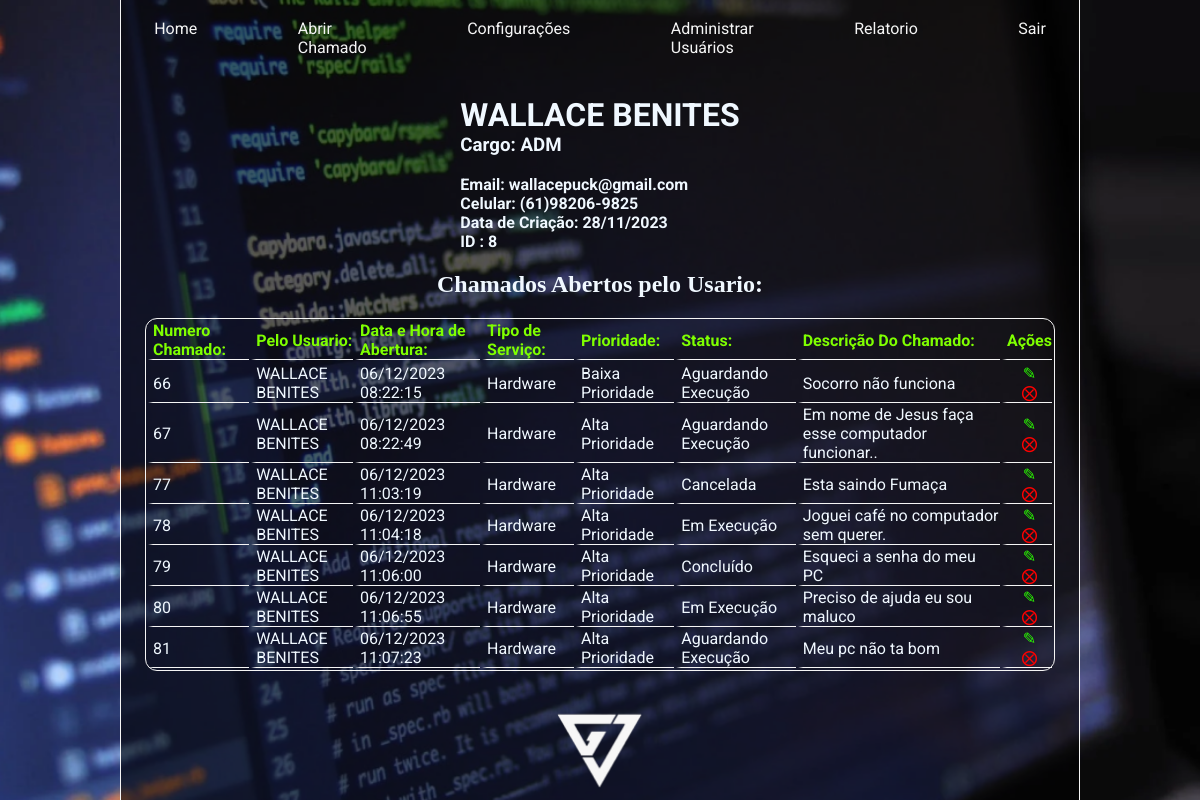
Screenshot of /html/perfil.php (signed in) with the database file from the repository.
### tables this page shows
CREATE TABLE `cargo_autorizacao` (
  `ID_CARGO` int(11) NOT NULL,
  `NOME_CARGO` varchar(50) NOT NULL
);

CREATE TABLE `chamado` (
  `ID_CHAMADO` int(11) NOT NULL,
  `DESCRICAO_DO_CHAMADO` varchar(255) DEFAULT NULL,
  `DATA_DE_ABERTURA` varchar(20) DEFAULT NULL,
  `ID_USUARIO` int(11) DEFAULT NULL,
  `ID_STATUS` int(11) DEFAULT NULL,
  `ID_TIPO_SERVICO` int(11) DEFAULT NULL,
  `ID_PRIORIDADE` int(11) DEFAULT NULL
);

CREATE TABLE `usuario` (
  `ID_USUARIO` int(11) NOT NULL,
  `NOME` varchar(100) DEFAULT NULL,
  `EMAIL` varchar(200) DEFAULT NULL,
  `SENHA` varchar(20) DEFAULT NULL,
  `DATA_DE_CADASTRO` varchar(10) DEFAULT NULL,
  `ID_CARGO` int(11) DEFAULT NULL,
  `TELEFONE` varchar(20) DEFAULT NULL
);

CREATE TABLE `categoria` (
  `ID_TIPO_SERVICO` int(11) NOT NULL,
  `NOME_AREA_SERVICO` varchar(255) DEFAULT NULL
);

CREATE TABLE `prioridade` (
  `ID_PRIORIDADE` int(11) NOT NULL,
  `NOME_PRIORIDADE` varchar(255) DEFAULT NULL
);

CREATE TABLE `status` (
  `ID_STATUS` int(11) NOT NULL,
  `NOME_STATUS` varchar(255) DEFAULT NULL
);

### html/perfil.php (the view, shortened to what this page needs)
<?php
require_once("../php/conexao.php");
$consulta_tabela_chamado = "SELECT * FROM chamado";
$resultado_consulta_tabela_chamado = mysqli_query($conexao, $consulta_tabela_chamado);
$num_rows = mysqli_num_rows($resultado_consulta_tabela_chamado);
?>
<!DOCTYPE html>
<html lang="pt-br">
<head>
    <link rel="stylesheet" href="../styles/style.css">
    <link rel="stylesheet" href="../styles/style.php">
</head>
<body>
<header class="cabecalho">
        <nav class="cabecalho_menu ">
            <a class="cabecalho__menu__link" href="perfil.php"> Home </a>
            <a class="cabecalho__menu__link" href="criar_os.php"> Abrir Chamado </a>
            <?php if ($_SESSION['id_cargo'] == 8) { ?>
                <a class="cabecalho__menu__link" href="categoria.php"> Configurações </a>
                <a class="cabecalho__menu__link" href="administra_usuarios.php"> Administrar Usuários </a>
                <a class="cabecalho__menu__link" href="graficos.php"> Relatorio </a>
            <?php } ?>
            <a class="cabecalho__menu__link" href="../php/logout.php"> Sair </a>
        </nav>
    </header>
    <main class="perfil">
        <div class="conteiner9">
            <div class="pefil_chat_info">
                <h1 class="nome">
                    <?php echo "{$_SESSION['nome']}"; ?>
                </h1>
                <h3 class="cargo">
                    <?php
                    $id_cargo = $_SESSION['id_cargo'];
                    $consultanome_cargo = "SELECT NOME_CARGO FROM cargo_autorizacao WHERE ID_CARGO = $id_cargo";
                    $resultado_consulta_nome_cargo = mysqli_query($conexao, $consultanome_cargo);
                    $nome_cargo = mysqli_fetch_array($resultado_consulta_nome_cargo);
                    echo htmlspecialchars("Cargo: " . $nome_cargo['NOME_CARGO'], ENT_QUOTES, 'UTF-8');
                    ?>
                </h3>
                <br>
                <h4 class="info">
                    <?php echo "Email: {$_SESSION['email']}  "; ?>
                </h4>
                <h4 class="info">
                    <?php echo "Celular: {$_SESSION['telefone']}  "; ?>
                </h4>
                <h4 class="info">
                    <?php echo "Data de Criação: {$_SESSION['data_criacao']}  "; ?>
                </h4>
                <h4 class="info">
                    <?php echo "ID : {$_SESSION['id_usuario']}  "; ?>
                </h4>
            </div>
            <?php if (!$num_rows == 0) { ?>
                <section class="perfil_chamado">
                    <h1> Chamados Abertos pelo Usario: </h1>
                    <table class="perfil_chamado_tabela">
                        <tr class="perfil_chamado_tabela_linha">
                            <td>
                                <h4> Numero Chamado:</h4>
                            </td>
                            <td>
                                <h4> Pelo Usuario:</h4>
                            </td>
                            <td>
                                <h4> Data e Hora de Abertura:</h4>
                            </td>
                            <td>
                                <h4> Tipo de Serviço:</h4>
                            </td>
                            <td>
                                <h4> Prioridade:</h4>
                            </td>
                            <td>
                                <h4> Status:</h4>
                            </td>
                            <td>
                                <h4> Descrição Do Chamado:</h4>
                            </td>
                            <?php if ($_SESSION['id_cargo'] == 8) { ?>
                                <td>
                                    <h4>Ações</h4>
                                </td>
                            <?php } else if ($_SESSION['id_cargo'] == 2) { ?>
                                <td>
                                    <h4>Ações</h4>
                                </td>
                            <?php } ?>
                        <tr>
                            <?php
                            while ($linha_chamado = mysqli_fetch_assoc($resultado_consulta_tabela_chamado)) {
                                $id_categoria = $linha_chamado['ID_TIPO_SERVICO'];
                                $consultanome_categoria = "SELECT NOME_AREA_SERVICO FROM categoria WHERE ID_TIPO_SERVICO = $id_categoria";
                                $resultado_consulta_nome_categoria = mysqli_query($conexao, $consultanome_categoria);
                                $nome_categoria = mysqli_fetch_array($resultado_consulta_nome_categoria);
                                $id_prioridade = $linha_chamado['ID_PRIORIDADE'];
                                $consultanome_prioridade = "SELECT NOME_PRIORIDADE FROM prioridade WHERE ID_PRIORIDADE = $id_prioridade";
                                $resultado_consulta_nome_prioridade = mysqli_query($conexao, $consultanome_prioridade);
                                $nome_prioridade = mysqli_fetch_array($resultado_consulta_nome_prioridade);
                                $id_status = $linha_chamado['ID_STATUS'];
                                $consultanome_status = "SELECT NOME_STATUS FROM status WHERE ID_STATUS = $id_status";
                                $resultado_consulta_nome_status = mysqli_query($conexao, $consultanome_status);
                                $nome_status = mysqli_fetch_array($resultado_consulta_nome_status);
                                $id_usuario = $linha_chamado['ID_USUARIO'];
                                $consultanome_usuario = "SELECT NOME FROM usuario WHERE ID_USUARIO = $id_usuario";
                                $resultado_consulta_nome_usuario = mysqli_query($conexao, $consultanome_usuario);
                                $nome_usuario = mysqli_fetch_array($resultado_consulta_nome_usuario);
                            ?>
                        <tr>
                            <td><?php echo htmlspecialchars($linha_chamado['ID_CHAMADO'], ENT_QUOTES, 'UTF-8');  ?></td>
                            <td><?php echo htmlspecialchars($nome_usuario['NOME'], ENT_QUOTES, 'UTF-8');  ?></td>
                            <td><?php echo htmlspecialchars($linha_chamado['DATA_DE_ABERTURA'], ENT_QUOTES, 'UTF-8');  ?></td>
                            <td><?php echo htmlspecialchars($nome_categoria['NOME_AREA_SERVICO'], ENT_QUOTES, 'UTF-8');  ?></td>
                            <td><?php echo htmlspecialchars($nome_prioridade['NOME_PRIORIDADE'], ENT_QUOTES, 'UTF-8');  ?></td>
                            <td><?php echo htmlspecialchars($nome_status['NOME_STATUS'], ENT_QUOTES, 'UTF-8');  ?></td>
                            <td><?php echo htmlspecialchars($linha_chamado['DESCRICAO_DO_CHAMADO'], ENT_QUOTES, 'UTF-8');  ?></td>
                            <?php if ($_SESSION['id_cargo'] == 8) { ?>
                                <td class="acoes">
                                    <a class="bt_editar" href="../html/criar_os.php?ID_CHAMADO=<?php echo $linha_chamado['ID_CHAMADO']; ?>">✎</a>
                                    <a class="bt_excluir" href="../php/escluir_chamado.php?ID_CHAMADO=<?php echo $linha_chamado['ID_CHAMADO']; ?>">⨂</a>
                                </td>
                            <?php } else if ($_SESSION['id_cargo'] == 2) { ?>
                                <td class="acoes">
                                    <a class="bt_editar" href="../html/criar_os.php?ID_CHAMADO=<?php echo $linha_chamado['ID_CHAMADO']; ?>">✎</a>
                                </td>
                            <?php  } ?>
                        </tr>
                    <?php } ?>
                    </table>
                    <img class="logo_categoria" src="../assets/logo (2).png">
                </section>
            <?php } ?>
        </div>
    </main>
</body>
</html>

### styles/style.css (style rules this page uses)
* { margin: 0; padding: 0; }
:root { --font-principal: 'Roboto', sans-serif; --cor-branca-principal: whitesmoke; --cor-tranparente: rgba(0,0,0,.6); }
body { background-image: url("../assets/imagem_fundo1.png"); background-repeat: no-repeat; background-size: cover; color: aliceblue; display: flex; flex-direction: column; height: 100vh; }
.cabecalho { background-color: rgba(0,0,0,.6); margin: 0% 10%; border-left: 1px solid whitesmoke; border-right: 1px solid whitesmoke; }
.cabecalho_menu { display: flex; gap: 0.5%; justify-content: center; }
.cabecalho__menu__link { color: whitesmoke; padding: 2% 5% ; text-decoration: none; border-bottom: 1px solid rgba(0,0,0,.0); font-family: var(--font-principal); }
.pefil_chat_info { font-family: var(--font-principal); margin: 2% 0% 0% 0%; }
.perfil_chamado { display: flex; flex-direction: column; align-items: center; gap: 20px; }
.perfil_chamado_tabela { margin: auto; border: 1px solid whitesmoke; padding: 0%; border-radius: 12px; width: 95%; font-family: var(--font-principal); font-weight: 400; word-wrap: break-word; }
td { padding: 0% 0%; border-bottom: 1px solid whitesmoke; border-left: 5px solid rgba(0,0,0,.0); word-wrap: break-word; }
.acoes { gap: 25px; border: 0; padding: 0%; border-bottom: 1px solid whitesmoke; border-left: 5px solid rgba(0,0,0,.0); }
.perfil_chamado_tabela_linha { color: chartreuse; }
.logo_categoria { display: flex; flex-direction: column; align-items: center; width: 10%; }
.bt_excluir { text-decoration: none; color: red; display: flex; flex-direction: column; align-items: center; }
.bt_editar { text-decoration: none; color: rgb(43, 255, 0); display: flex; flex-direction: column; align-items: center; }

### rows the page displays
cargo_autorizacao: NOME_CARGO "Cargo: ADM"
chamado: ID_CHAMADO "66", ID_USUARIO.NOME "WALLACE BENITES", DATA_DE_ABERTURA "06/12/2023 08:22:15", ID_TIPO_SERVICO.NOME_AREA_SERVICO "Hardware", ID_PRIORIDADE.NOME_PRIORIDADE "Baixa Prioridade", ID_STATUS.NOME_STATUS "Aguardando Execução", DESCRICAO_DO_CHAMADO "Socorro não funciona"
chamado: ID_CHAMADO "67", ID_USUARIO.NOME "WALLACE BENITES", DATA_DE_ABERTURA "06/12/2023 08:22:49", ID_TIPO_SERVICO.NOME_AREA_SERVICO "Hardware", ID_PRIORIDADE.NOME_PRIORIDADE "Alta Prioridade", ID_STATUS.NOME_STATUS "Aguardando Execução", DESCRICAO_DO_CHAMADO "Em nome de Jesus faça esse computador funcionar.."
chamado: ID_CHAMADO "77", ID_USUARIO.NOME "WALLACE BENITES", DATA_DE_ABERTURA "06/12/2023 11:03:19", ID_TIPO_SERVICO.NOME_AREA_SERVICO "Hardware", ID_PRIORIDADE.NOME_PRIORIDADE "Alta Prioridade", ID_STATUS.NOME_STATUS "Cancelada", DESCRICAO_DO_CHAMADO "Esta saindo Fumaça"
chamado: ID_CHAMADO "78", ID_USUARIO.NOME "WALLACE BENITES", DATA_DE_ABERTURA "06/12/2023 11:04:18", ID_TIPO_SERVICO.NOME_AREA_SERVICO "Hardware", ID_PRIORIDADE.NOME_PRIORIDADE "Alta Prioridade", ID_STATUS.NOME_STATUS "Em Execução", DESCRICAO_DO_CHAMADO "Joguei café no computador sem querer."
chamado: ID_CHAMADO "79", ID_USUARIO.NOME "WALLACE BENITES", DATA_DE_ABERTURA "06/12/2023 11:06:00", ID_TIPO_SERVICO.NOME_AREA_SERVICO "Hardware", ID_PRIORIDADE.NOME_PRIORIDADE "Alta Prioridade", ID_STATUS.NOME_STATUS "Concluído", DESCRICAO_DO_CHAMADO "Esqueci a senha do meu PC"
chamado: ID_CHAMADO "80", ID_USUARIO.NOME "WALLACE BENITES", DATA_DE_ABERTURA "06/12/2023 11:06:55", ID_TIPO_SERVICO.NOME_AREA_SERVICO "Hardware", ID_PRIORIDADE.NOME_PRIORIDADE "Alta Prioridade", ID_STATUS.NOME_STATUS "Em Execução", DESCRICAO_DO_CHAMADO "Preciso de ajuda eu sou maluco"
chamado: ID_CHAMADO "81", ID_USUARIO.NOME "WALLACE BENITES", DATA_DE_ABERTURA "06/12/2023 11:07:23", ID_TIPO_SERVICO.NOME_AREA_SERVICO "Hardware", ID_PRIORIDADE.NOME_PRIORIDADE "Alta Prioridade", ID_STATUS.NOME_STATUS "Aguardando Execução", DESCRICAO_DO_CHAMADO "Meu pc não ta bom"

### other values shown
$_SESSION['nome'] "WALLACE BENITES"
$_SESSION['email'] "wallacepuck@gmail.com"
$_SESSION['telefone'] "(61)98206-9825"
$_SESSION['data_criacao'] "28/11/2023"
$_SESSION['id_usuario'] "8"
